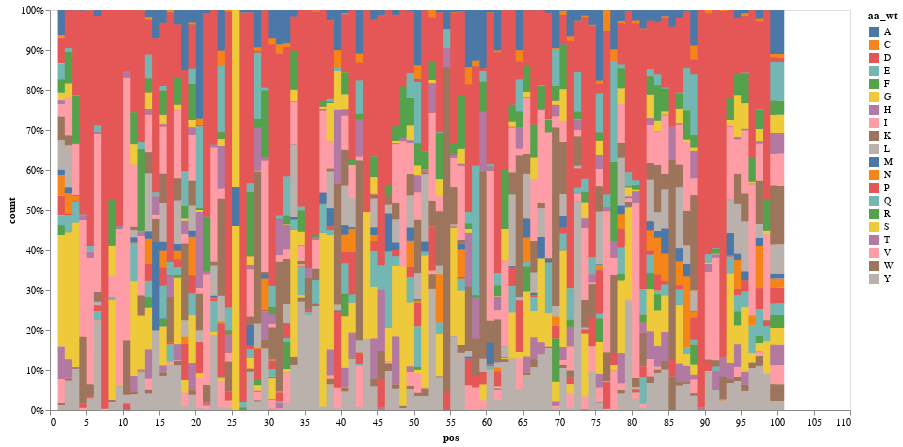

Notebook code for this chart:
### Code cell
(
    alt.Chart(substituted_counts.query('pos <= 100'))
    
    .mark_bar(size=14).encode(
        
        x=alt.X('pos'),
        y=alt.Y('count', stack='normalize'),
        color='aa_wt',
    
        tooltip='aa_wt'

    ).properties(
        width=800,
        height=400
    ).configure_axis(
        grid=False
    )
)

### Figure 1 — Vega-Lite specification as saved in the notebook (floating-point values rounded to 4 significant figures; data arrays with more than 128 entries replaced by an {"elided": "..."} marker saying what was removed)
{"config": {"view": {"continuousWidth": 400, "continuousHeight": 300}, "axis": {"grid": false}}, "data": {"name": "data-7fda541007fda9b47c44e81ed66e9f13"}, "mark": {"type": "bar", "size": 14}, "encoding": {"color": {"field": "aa_wt", "type": "nominal"}, "tooltip": {"field": "aa_wt", "type": "nominal"}, "x": {"field": "pos", "type": "quantitative"}, "y": {"field": "count", "stack": "normalize", "type": "quantitative"}}, "height": 400, "width": 800, "$schema": "https://vega.github.io/schema/vega-lite/v4.17.0.json", "datasets": {"data-7fda541007fda9b47c44e81ed66e9f13": {"elided": "1980 records"}}}
